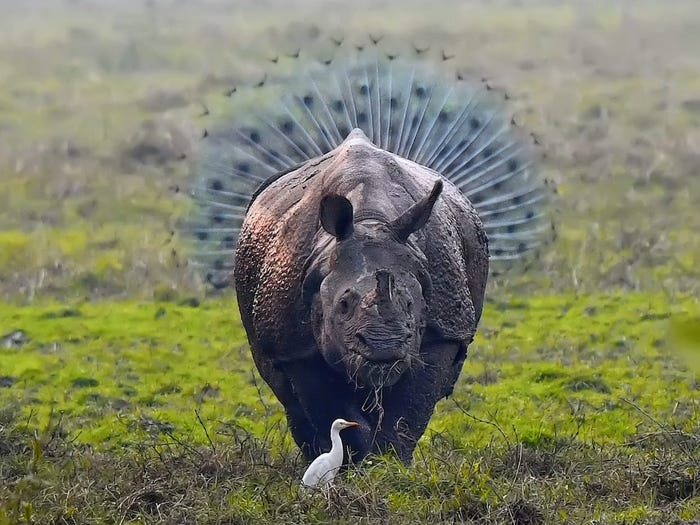
#> input picture py2/img/animal.jpg, 700 x 525 px
$ python flip_image.py
#> lines starting #> are read from the running program, lines starting #| are printed output that depends on the picture
import numpy as np
import cv2
from matplotlib import pyplot as plt
import matplotlib.image as mpimg

img = mpimg.imread("img/animal.jpg")
#> img is the input picture: shape (525, 700, 3); mean R, G, B 124.8, 127.1, 101.7
horizontal_img = cv2.flip(img, 1)
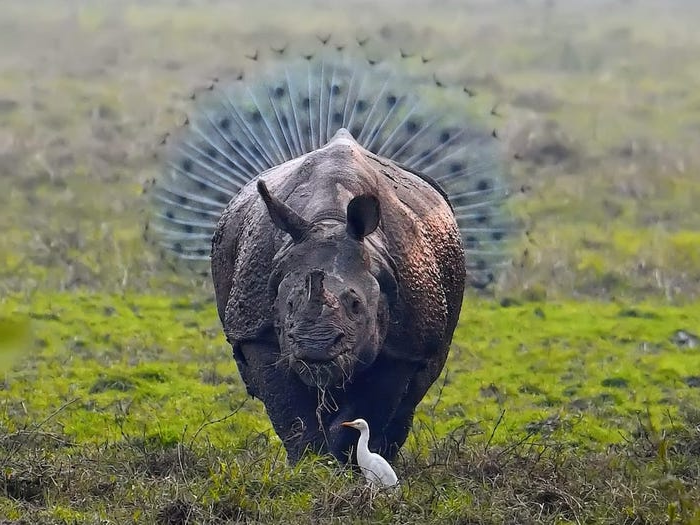
#> horizontal_img: shape (525, 700, 3); mean R, G, B 124.8, 127.1, 101.7
vertical_img = cv2.flip(img, 0)
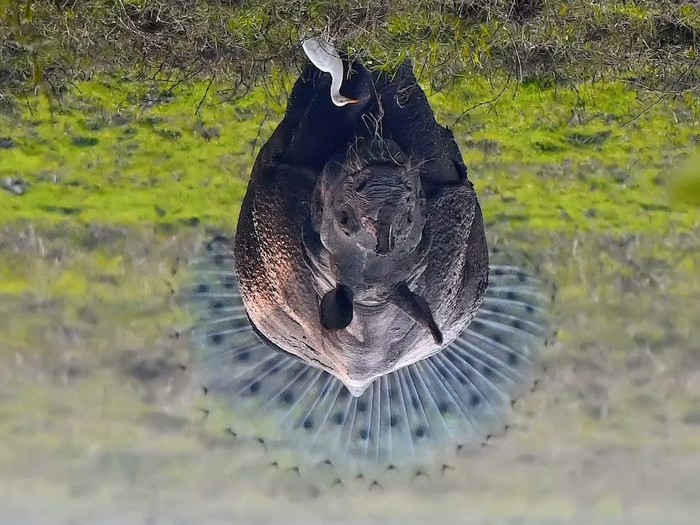
#> vertical_img: shape (525, 700, 3); mean R, G, B 124.8, 127.1, 101.7
both_img = cv2.flip(img, -1)
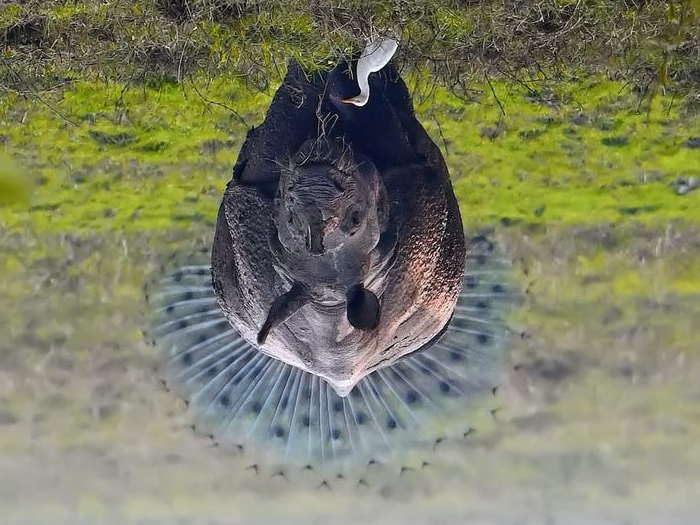
#> both_img: shape (525, 700, 3); mean R, G, B 124.8, 127.1, 101.7

(h,w) = img.shape[:2]
#> h = 525; w = 700
print(h,w)
#| 525 700
center = (w/2, h/2)
#> center = (350, 262.5)
angle90 = 90
angle180 = 180
angle270 = 270
scale = 1.0

M = cv2.getRotationMatrix2D(center, angle90, scale)
rotated90 = cv2.warpAffine(img, M, (w,h))
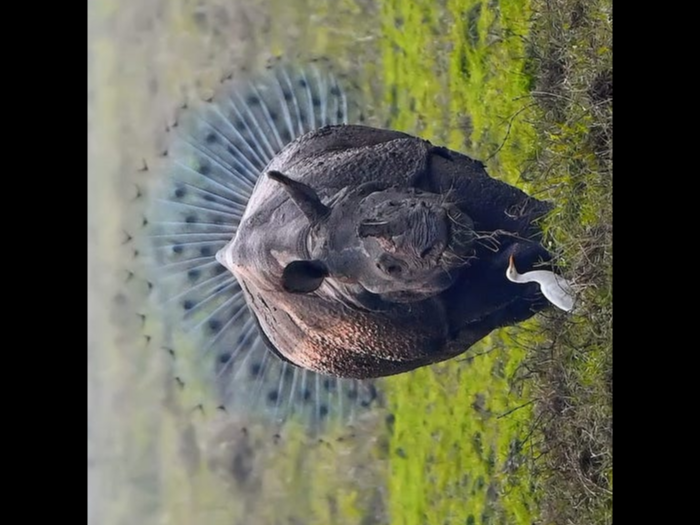
#> rotated90: shape (525, 700, 3); mean R, G, B 90.3, 92.3, 76.9
horizontal_img = rotated90

M = cv2.getRotationMatrix2D(center, angle180, scale)
rotated180 = cv2.warpAffine(img, M, (w,h))
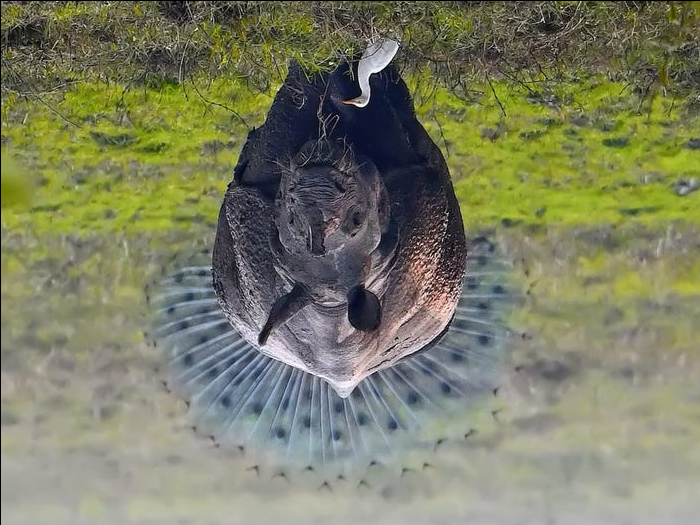
#> rotated180: shape (525, 700, 3); mean R, G, B 124.2, 126.5, 101.3
vertical_img = rotated180

M = cv2.getRotationMatrix2D(center, angle270, scale)
rotated270 = cv2.warpAffine(img, M, (w,h))
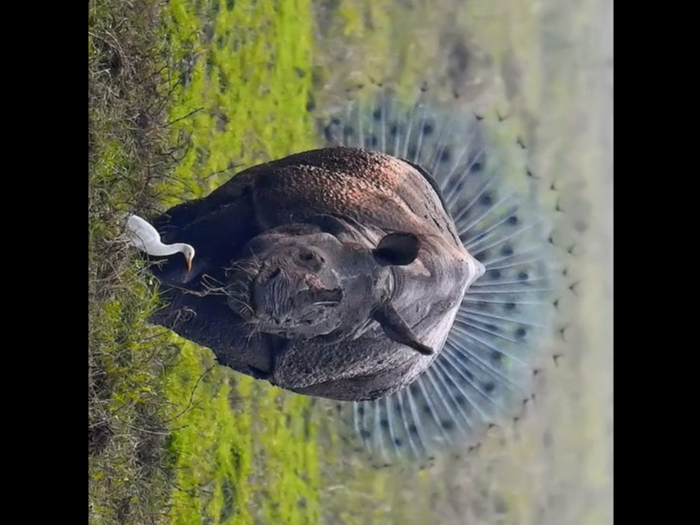
#> rotated270: shape (525, 700, 3); mean R, G, B 90.3, 92.3, 76.9
both_img = rotated270

plt.subplot(2,2,1), plt.imshow(img)
plt.title('Original'), plt.xticks([]), plt.yticks([])

plt.subplot(2,2,2), plt.imshow(horizontal_img)
plt.title('Flip Horizontal'), plt.xticks([]), plt.yticks([])

plt.subplot(2,2,3), plt.imshow(vertical_img)
plt.title('Flip Vertical'), plt.xticks([]), plt.yticks([])

plt.subplot(2,2,4), plt.imshow(both_img)
plt.title('Flip Both'), plt.xticks([]), plt.yticks([])

plt.show()

$ run again, with py2/img/child.jpg copied over py2/img/animal.jpg
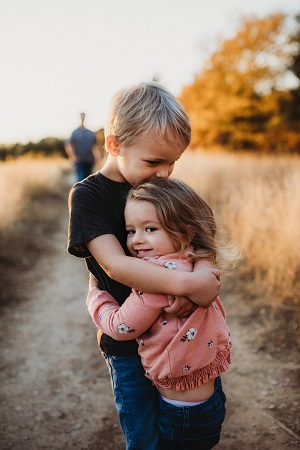
#> input picture py2/img/child.jpg, 300 x 450 px
#> img is the input picture: shape (450, 300, 3); mean R, G, B 153.6, 131.2, 115.2
#| 450 300
#> `rotated180 = cv2.warpAffine(img, M, (w,h))`:
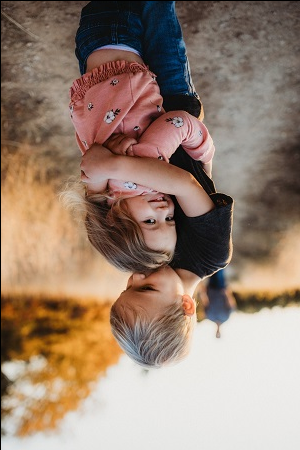
#> rotated180: shape (450, 300, 3); mean R, G, B 152.6, 130.2, 114.2
#> `rotated270 = cv2.warpAffine(img, M, (w,h))`:
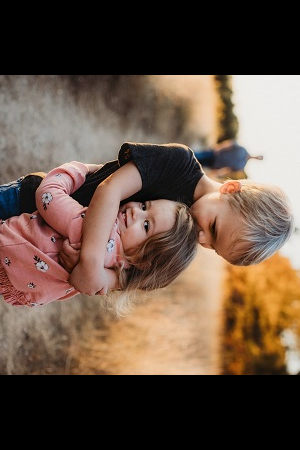
#> rotated270: shape (450, 300, 3); mean R, G, B 101.9, 82.2, 68.6
